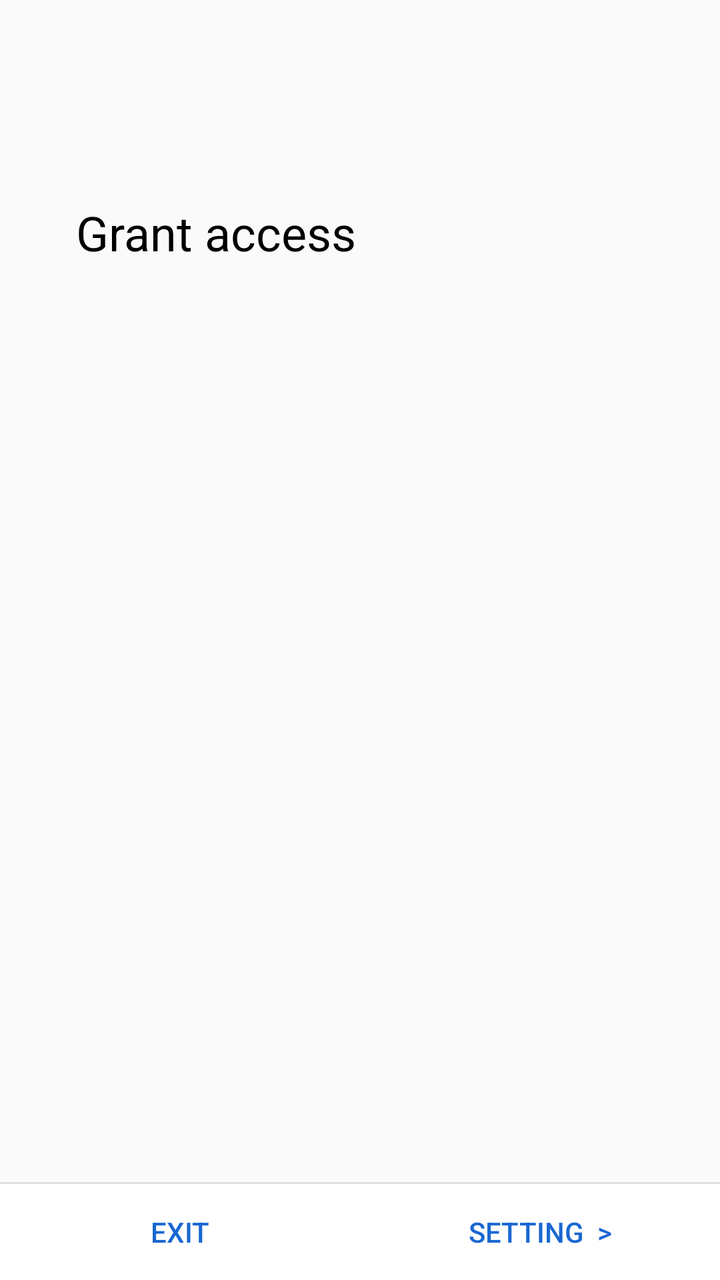
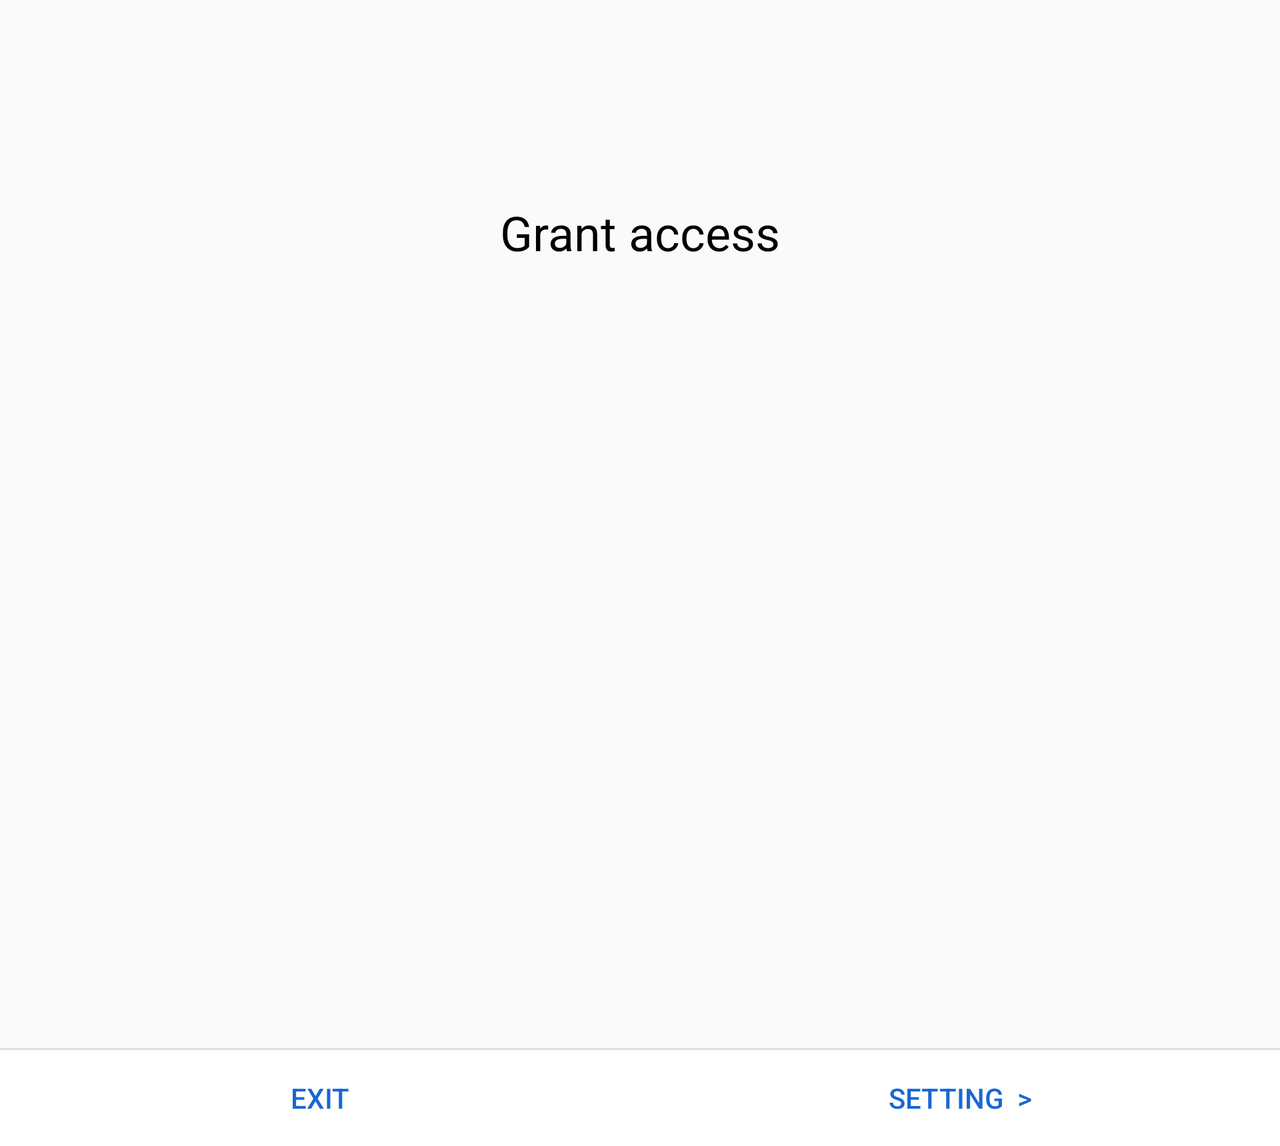

One screen, two layout resources from the same app: the default and the repository's alternative for another configuration. Each is rendered where Android would select it; the XML of both is given below.
<!-- AndroidManifest.xml: application theme AppTheme -->
<!-- res/layout/activity_grant_permission.xml -->
<?xml version="1.0" encoding="utf-8"?>
<androidx.constraintlayout.widget.ConstraintLayout xmlns:android="http://schemas.android.com/apk/res/android"
    xmlns:app="http://schemas.android.com/apk/res-auto"
    xmlns:tools="http://schemas.android.com/tools"
    android:layout_width="match_parent"
    android:layout_height="match_parent"
    tools:context=".GrantPermissionActivity">


    <TextView
        android:id="@+id/title"
        android:layout_width="wrap_content"
        android:layout_height="wrap_content"
        android:text="Grant access"
        android:textSize="24sp"
        android:layout_marginTop="100dp"
        android:layout_marginStart="38dp"
        android:textColor="@color/black"
        app:layout_constraintStart_toStartOf="parent"
        app:layout_constraintTop_toTopOf="parent" />

    <TextView
        android:id="@+id/description"
        android:layout_width="wrap_content"
        android:layout_height="wrap_content"
        app:layout_constraintStart_toStartOf="parent"
        android:layout_marginTop="44dp"
        android:layout_marginStart="38dp"
        app:layout_constraintTop_toBottomOf="@+id/title" />

    <ImageView
        android:id="@+id/imagePermission"
        android:layout_width="207dp"
        android:layout_height="121dp"
        app:layout_constraintStart_toStartOf="parent"
        app:layout_constraintEnd_toEndOf="parent"
        app:layout_constraintTop_toBottomOf="@+id/title"
        android:layout_marginTop="171dp" />

    <LinearLayout
        android:layout_width="match_parent"
        android:layout_height="wrap_content"
        android:orientation="vertical"
        app:layout_constraintBottom_toBottomOf="parent">

        <View
            android:layout_width="match_parent"
            android:layout_height="1dp"
            android:background="#DFDFDF" />

        <LinearLayout
            android:layout_width="match_parent"
            android:layout_height="wrap_content"
            android:orientation="horizontal"
            app:layout_constraintBottom_toBottomOf="parent"
            >
            <Button
                android:id="@+id/exit"
                android:layout_width="0dp"
                android:layout_height="wrap_content"
                android:layout_weight="1"
                android:text="Exit"
                android:background="@color/white"
                android:textColor="#1967D2"
                android:textSize="14sp"/>

            <Button
                android:id="@+id/setting"
                android:layout_width="0dp"
                android:layout_height="wrap_content"
                android:layout_weight="1"
                android:text="Setting  >"
                android:background="@color/white"
                android:textColor="#1967D2"
                android:textSize="14sp"/>

        </LinearLayout>
    </LinearLayout>
</androidx.constraintlayout.widget.ConstraintLayout>
<!-- resources referenced by this layout -->
<resources>
  <color name="black">#FF000000</color>
  <color name="white">#FFFFFFFF</color>
  <style name="AppTheme" parent="Theme.AppCompat.Light">
          <item name="android:buttonStyle">@style/MyButtonStyle</item>
          <item name="android:textColor">#202124</item>
          <item name="colorPrimary">@color/white</item>
      </style>
  <style name="MyButtonStyle" parent="Widget.AppCompat.Button">
          <item name="android:textColor">#FFFFFF</item>
      </style>
</resources>
<!-- res/layout-land/activity_grant_permission.xml (the repository's variant of the layout above) -->
<!-- drawn on the phone turned sideways -->
<?xml version="1.0" encoding="utf-8"?>
<ScrollView xmlns:android="http://schemas.android.com/apk/res/android"
    xmlns:app="http://schemas.android.com/apk/res-auto"
    xmlns:tools="http://schemas.android.com/tools"
    android:layout_width="match_parent"
    android:layout_height="match_parent"
    tools:context=".GrantPermissionActivity">
<androidx.constraintlayout.widget.ConstraintLayout
    android:layout_width="match_parent"
    android:layout_height="wrap_content"
    >

    <TextView
        android:id="@+id/title"
        android:layout_width="wrap_content"
        android:layout_height="wrap_content"
        android:layout_marginTop="100dp"
        android:text="Grant access"
        android:textColor="@color/black"
        android:textSize="24sp"
        app:layout_constraintEnd_toEndOf="parent"
        app:layout_constraintStart_toStartOf="parent"
        app:layout_constraintTop_toTopOf="parent" />

    <TextView
        android:id="@+id/description"
        android:layout_width="wrap_content"
        android:layout_height="wrap_content"
        android:layout_marginTop="44dp"
        app:layout_constraintEnd_toEndOf="parent"
        app:layout_constraintStart_toStartOf="parent"
        app:layout_constraintTop_toBottomOf="@+id/title" />

    <ImageView
        android:id="@+id/imagePermission"
        android:layout_width="207dp"
        android:layout_height="121dp"
        app:layout_constraintStart_toStartOf="parent"
        app:layout_constraintEnd_toEndOf="parent"
        app:layout_constraintTop_toBottomOf="@+id/title"
        android:layout_marginTop="171dp" />

    <LinearLayout
        android:layout_width="match_parent"
        android:layout_height="wrap_content"
        android:orientation="vertical"
        android:layout_marginTop="100dp"
        app:layout_constraintTop_toBottomOf="@+id/imagePermission"
        app:layout_constraintBottom_toBottomOf="parent">

        <View
            android:layout_width="match_parent"
            android:layout_height="1dp"
            android:background="#DFDFDF" />

        <LinearLayout
            android:layout_width="match_parent"
            android:layout_height="wrap_content"
            android:orientation="horizontal"
            app:layout_constraintBottom_toBottomOf="parent"
            >
            <Button
                android:id="@+id/exit"
                android:layout_width="0dp"
                android:layout_height="wrap_content"
                android:layout_weight="1"
                android:text="Exit"
                android:background="@color/white"
                android:textColor="#1967D2"
                android:textSize="14sp"/>

            <Button
                android:id="@+id/setting"
                android:layout_width="0dp"
                android:layout_height="wrap_content"
                android:layout_weight="1"
                android:text="Setting  >"
                android:background="@color/white"
                android:textColor="#1967D2"
                android:textSize="14sp"/>

        </LinearLayout>
    </LinearLayout>
</androidx.constraintlayout.widget.ConstraintLayout>
</ScrollView>
